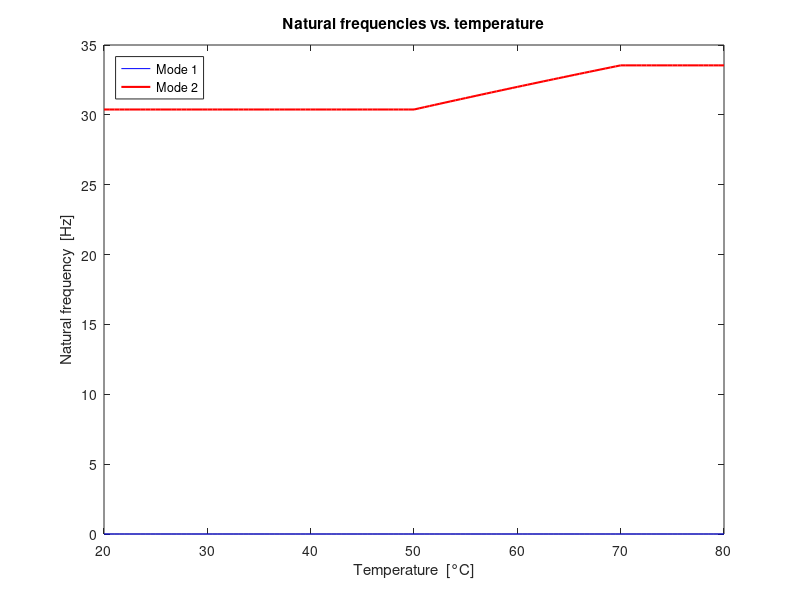
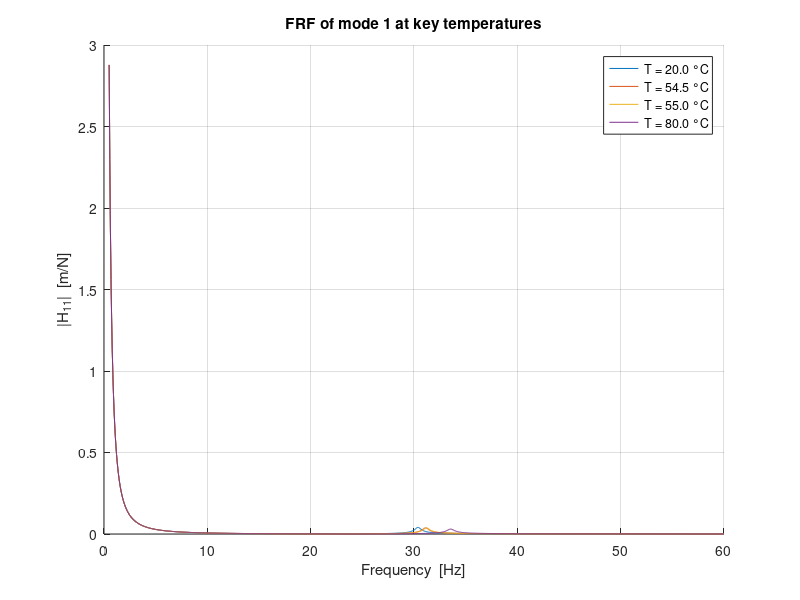

Recreate these plots in MATLAB, in order.
%% SMA Twin-Beam TMD – Modal and FRF Analysis (English Comments)

% -------------------------------------------------------------------------
%  This script evaluates the natural frequencies of a twin NiTi SMA beam
%  (two cantilevered beams in parallel) versus temperature.  It also
%  estimates the start (As) and finish (Af) temperatures of the
%  austenitic transformation and converts them to Joule-heating currents.
%  A simple FRF is generated at key temperatures for verification.
%
%  Geometry and material data follow the paper’s specimen, except the beam
%  length is reduced from 0.140 m to 0.137 m (3 mm shorter).
% -------------------------------------------------------------------------

clear; close all; clc;

%% ------------------------------------------------------------------------
% 1. Geometry and material parameters
% -------------------------------------------------------------------------
L  = 0.137;    % single beam length       [m]  (137 mm)
D  = 0.004;    % outer diameter           [m]  (4 mm)
t  = 0.0005;   % wall thickness           [m]  (0.5 mm)

I  = pi*(D^4 - (D-2*t)^4)/64;                    % 2nd moment of area
A_cs  = pi*(D^2 - (D-2*t)^2)/4;                  % cross-section area
A_surf = pi*D*L;                                 % lateral surface area

m1 = 0.0176;   % tip mass of each beam     [kg]
m2 = m1;       % TMD mass (= tip mass)

% SMA (NiTi) modulus data
E_M = 32e9;    % martensite modulus        [Pa]
E_A = 39e9;    % austenite modulus         [Pa]

% Transformation temperatures (literature / paper)
Ms = 30; Mf = 40;   % martensite start / finish [°C]
As = 50; Af = 70;   % austenite  start / finish [°C]

% Electrical & convective data (for current estimate)
rho_e  = 8e-7;                % resistivity        [Ω·m]
R_beam = rho_e*L/A_cs;        % electrical R       [Ω]
h_conv = 12;                  % natural convection [W/(m²·K)]
T_amb  = 20;                  % ambient temp.      [°C]

%% ------------------------------------------------------------------------
% 2. Modal analysis versus temperature
% -------------------------------------------------------------------------
T_vec = 20:0.5:80;                      % 20 °C → 80 °C  (0.5 °C step)
nT    = numel(T_vec);

f1 = zeros(1,nT);                       % first natural frequency [Hz]
f2 = zeros(1,nT);                       % second natural freq.    [Hz]

for i = 1:nT
    T = T_vec(i);

    % Austenite fraction xi(T) – linear interpolation
    if     T <= As, xi = 0;
    elseif T >= Af, xi = 1;
    else           , xi = (T - As)/(Af - As);
    end

    % Temperature-dependent modulus
    E_T = E_M + xi*(E_A - E_M);

    % Equivalent beam tip stiffness  k = 3EI/L³
    k_beam = 3*E_T*I/L^3;

    % 2-DOF mass & stiffness matrices
    M = diag([m1, m2]);
    K = [ k_beam,   -k_beam;
         -k_beam,    k_beam];

    % Eigenvalue problem (undamped)
    [~, D_eig] = eig(K, M);
    w_n = sqrt(real(diag(D_eig)));      % natural ang. freq. [rad/s]

    f1(i) = w_n(1)/(2*pi);
    f2(i) = w_n(2)/(2*pi);
end

% Plot natural frequencies
figure;
plot(T_vec, f1, 'b-', T_vec, f2, 'r-', 'LineWidth', 1.5);
xlabel('Temperature  [°C]'); ylabel('Natural frequency  [Hz]');
legend('Mode 1','Mode 2','Location','northwest');
title('Natural frequencies vs. temperature');

% Numerical slope of f1(T)
df1 = diff(f1)./diff(T_vec);

%% ------------------------------------------------------------------------
% 3. Estimate As and Af from slope curve
% -------------------------------------------------------------------------
[maxSlope, idxMax] = max(df1);

% As:   first point where slope reaches 10 % of max
idxStart = find(df1 > 0.10*maxSlope, 1, 'first');
if isempty(idxStart)
    As_est = 50;                % fallback to paper value
else
    As_est = T_vec(idxStart);
end

% Af:   point right after max slope
Af_est = T_vec(idxMax+1);

fprintf('Estimated  As ≈ %.2f °C\n', As_est);
fprintf('Estimated  Af ≈ %.2f °C\n', Af_est);

%% ------------------------------------------------------------------------
% 4. Convert As_est & Af_est to steady-state currents (Joule heating model)
%    T_ss = T_amb + I² R / (h A)  ➜  I = sqrt( (T_ss - T_amb) h A / R )
% -------------------------------------------------------------------------
I_as = sqrt( (As_est - T_amb)*h_conv*A_surf / R_beam );
I_af = sqrt( (Af_est - T_amb)*h_conv*A_surf / R_beam );

fprintf('Estimated  I_as ≈ %.2f  A\n', I_as);
fprintf('Estimated  I_af ≈ %.2f  A\n', I_af);

%% ------------------------------------------------------------------------
% 5. FRF of mode 1 at key temperatures (for visual check)
% -------------------------------------------------------------------------
T_key   = [20, As_est, Af_est, 80];           % cold, As, Af, hot
omega   = linspace(2*pi*0.5, 2*pi*60, 1000);  % 0.5 Hz → 60 Hz
colors  = lines(numel(T_key));

figure; hold on;
for j = 1:numel(T_key)
    T = T_key(j);

    % fraction & modulus
    if     T <= As, xi = 0;
    elseif T >= Af, xi = 1;
    else           , xi = (T - As)/(Af - As);
    end
    E_T     = E_M + xi*(E_A - E_M);
    k_beam  = 3*E_T*I/L^3;

    % system matrices
    M = diag([m1, m2]);
    K = [ k_beam,   -k_beam;
         -k_beam,    k_beam];
    C = 1e-4 * K;                       % simple Rayleigh damping

    % FRF H11 (base force → displacement of mass 1)
    H11 = zeros(size(omega));
    for k = 1:numel(omega)
        s  = 1i*omega(k);
        x  = (-omega(k)^2*M + s*C + K) \ [1; 0];
        H11(k) = abs(x(1));
    end

    plot(omega/(2*pi), H11, 'Color', colors(j,:), ...
        'DisplayName', sprintf('T = %.1f °C', T));
end
xlabel('Frequency  [Hz]'); ylabel('|H_{11}|  [m/N]');
title('FRF of mode 1 at key temperatures');
legend show; grid on;
xlim([0 60]);
